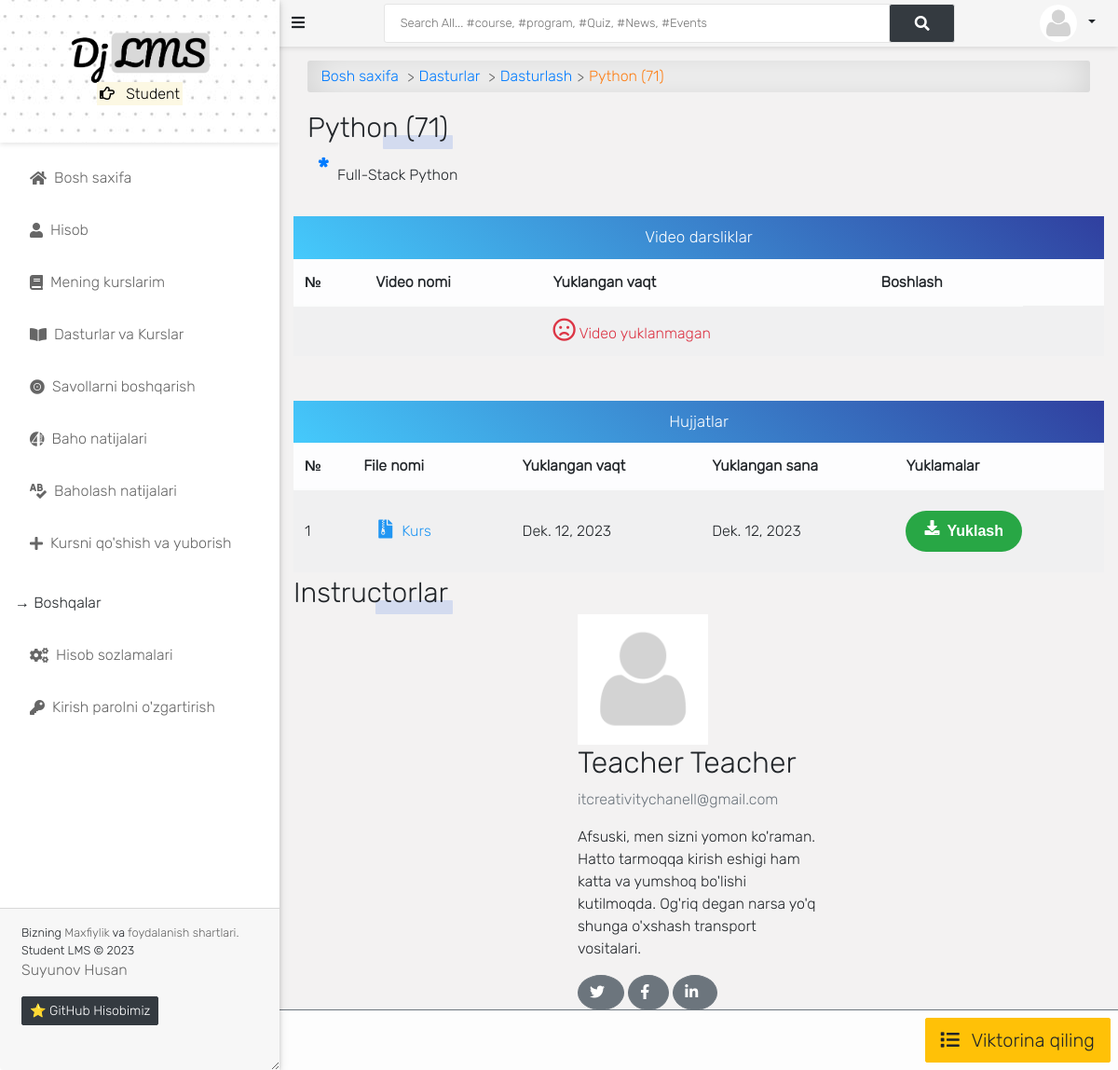
The page /programs/course/Python/detail/ (signed in) on the database as committed earlier.
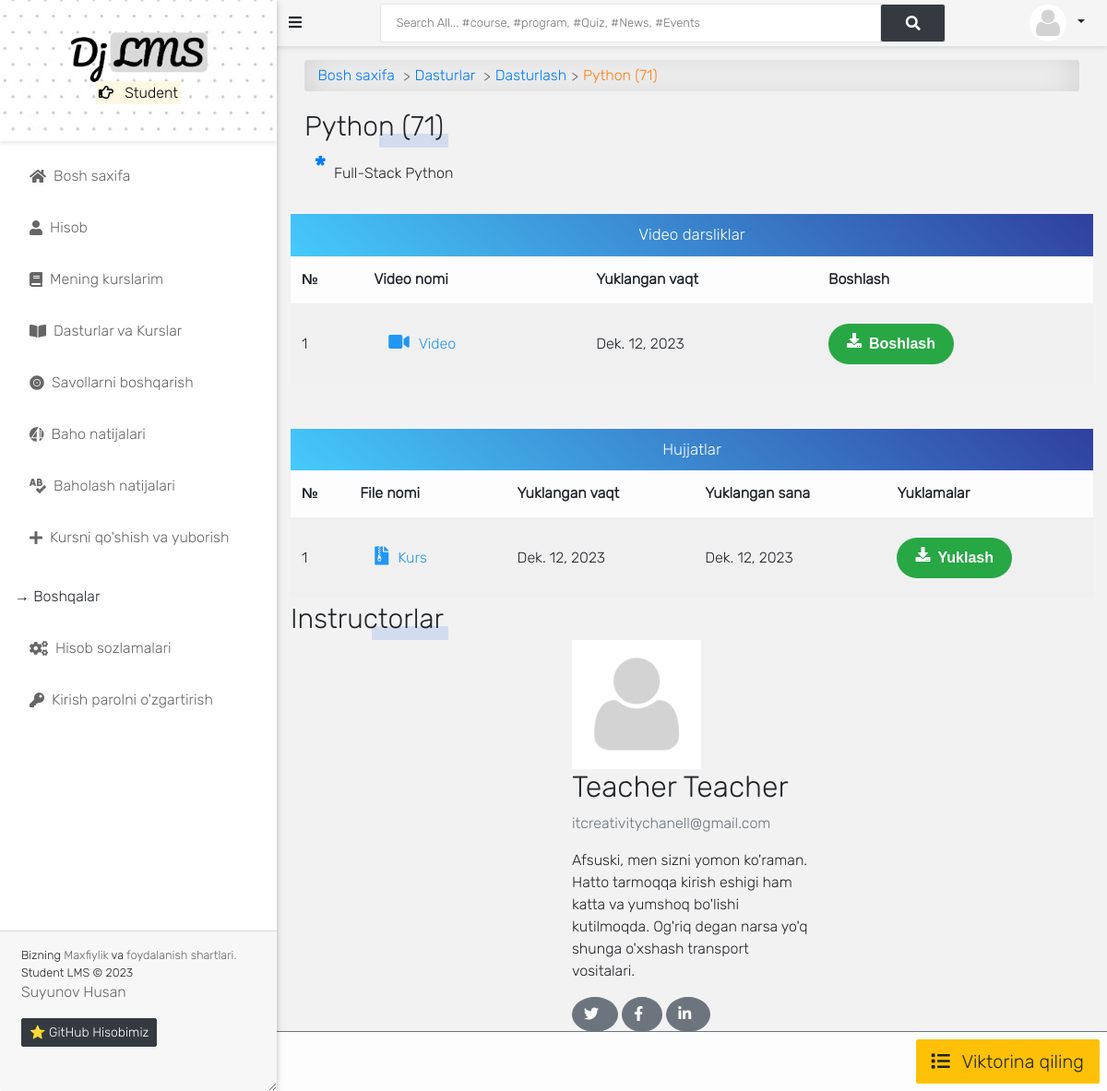
The same page on the database as committed later.
### accounts/models.py (models this page shows, shortened)
class User(AbstractUser):
    is_student = models.BooleanField(default=False)
    is_lecturer = models.BooleanField(default=False)
    is_parent = models.BooleanField(default=False)
    is_dep_head = models.BooleanField(default=False)
    phone = models.CharField(max_length=60, blank=True, null=True)
    address = models.CharField(max_length=60, blank=True, null=True)
    picture = models.ImageField(upload_to='profile_pictures/%y/%m/%d/', default='default.png', null=True)
    email = models.EmailField(blank=True, null=True)
    username_validator = ASCIIUsernameValidator()
    objects = UserManager()
    @property
    def get_full_name(self):
        full_name = self.username
        if self.first_name and self.last_name:
            full_name = self.first_name + " " + self.last_name
        return full_name
    @property
    def get_user_role(self):
        if self.is_superuser:
            return "Admin"
        elif self.is_student:
            return "Student"
        elif self.is_lecturer:
            return "Lecturer"
        elif self.is_parent:
            return "Parent"

### course/models.py (models this page shows, shortened)
class Course(models.Model):
    slug = models.SlugField(blank=True, unique=True)
    title = models.CharField(max_length=200, null=True)
    code = models.CharField(max_length=200, unique=True, null=True)
    credit = models.IntegerField(null=True, default=0)
    summary = models.TextField(max_length=200, blank=True, null=True)
    program = models.ForeignKey(Program, on_delete=models.CASCADE)
    level = models.CharField(max_length=25, choices=LEVEL, null=True)
    year = models.IntegerField(choices=YEARS, default=0)
    semester = models.CharField(choices=SEMESTER, max_length=200)
    is_elective = models.BooleanField(default=False, blank=True, null=True)
    objects = CourseManager()
    def __str__(self):
        return "{0} ({1})".format(self.title, self.code)

class Program(models.Model):
    title = models.CharField(max_length=150, unique=True)
    summary = models.TextField(null=True, blank=True)
    objects = ProgramManager()
    def __str__(self):
        return self.title

class Upload(models.Model):
    title = models.CharField(max_length=100)
    course = models.ForeignKey(Course, on_delete=models.CASCADE)
    file = models.FileField(upload_to='course_files/', validators=[FileExtensionValidator(['pdf', 'docx', 'doc', 'xls', 'xlsx', 'ppt', 'pptx', 'zip', 'rar', '7zip'])])
    updated_date = models.DateTimeField(auto_now=True, auto_now_add=False, null=True)
    upload_time = models.DateTimeField(auto_now=False, auto_now_add=True, null=True)
    def __str__(self):
        return str(self.file)[6:]
    def get_extension_short(self):
        ext = str(self.file).split(".")
        ext = ext[len(ext)-1]
        if ext == 'doc' or ext == 'docx':
            return 'word'
        elif ext == 'pdf':
            return 'pdf'
        elif ext == 'xls' or ext == 'xlsx':
            return 'excel'
        elif ext == 'ppt' or ext == 'pptx':
            return 'powerpoint'
        elif ext == 'zip' or ext == 'rar' or ext == '7zip':
            return 'archive'

class CourseAllocation(models.Model):
    lecturer = models.ForeignKey(settings.AUTH_USER_MODEL, on_delete=models.CASCADE, related_name='allocated_lecturer')
    courses = models.ManyToManyField(Course, related_name='allocated_course')
    session = models.ForeignKey("app.Session", on_delete=models.CASCADE, blank=True, null=True)
    def __str__(self):
        return self.lecturer.get_full_name

class UploadVideo(models.Model):
    title = models.CharField(max_length=100)
    slug = models.SlugField(blank=True, unique=True)
    course = models.ForeignKey(Course, on_delete=models.CASCADE)
    video = models.FileField(upload_to='course_videos/', validators=[FileExtensionValidator(['mp4', 'mkv', 'wmv', '3gp', 'f4v', 'avi', 'mp3'])])
    summary = models.TextField(null=True, blank=True)
    timestamp = models.DateTimeField(auto_now=False, auto_now_add=True, null=True)
    def __str__(self):
        return str(self.title)
    def get_absolute_url(self):
        return reverse('video_single', kwargs={'slug': self.course.slug, 'video_slug': self.slug})

### course/views.py (the view)
# urls.py: path('course/<slug>/detail/', course_single, name='course_detail'),
@login_required
def course_single(request, slug):
    course = Course.objects.get(slug=slug)
    files = Upload.objects.filter(course__slug=slug)
    videos = UploadVideo.objects.filter(course__slug=slug)
    lecturers = CourseAllocation.objects.filter(courses__pk=course.id)
    return render(request, 'course/course_single.html', {
        'title': course.title,
        'course': course,
        'files': files,
        'videos': videos,
        'lecturers': lecturers,
        'media_url': settings.MEDIA_ROOT,
    }, )

### templates/course/course_single.html (shortened to what this page needs)
{% extends 'base.html' %}
{% load static %}
{% block content %}
<div class="container">
    <div id="input-nav"><a href="{% url 'home' %}" class="primary1">Bosh saxifa </a>
        <a href="{% url 'programs' %}" class="primary1">Dasturlar </a>
        <a href="{% url 'program_detail' course.program.id %}" class="primary1"> {{ course.program }}</a>
        {{ course }}
    </div>
    <div class="manage-wrap">
        <div class="row">
            <div class="col ml-auto">
            </div>
            <div class="col text-right">
                <a class="btn btn-lg btn-warning" href="{% url 'quiz_index' course.slug %}"><i class="fas fa-list"></i>
                    Viktorina qiling
                </a>
            </div>
        </div>
    </div>
    <div class="title-1">{{ course }}</div>
    <p class="program-description">{{ course.summary }}</p>
    <div class="row mb-5">
        <div class="col-md-12 p-0">
            <p class="form-title m-0">Video darsliklar</p>
            <div class="table-responsive">
                <table class="table table-shadow table-light table-striped m-0">
                    <thead>
                        <tr>
                            <th>№</th>
                            <th>Video nomi</th>
                            <th>Yuklangan vaqt</th>
                            <th>Boshlash </th>
                        </tr>
                    </thead>
                    <tbody>
                        {% for video in videos %}
                        <tr>
                            <td>{{ forloop.counter }}</td>
                            <td><a href="{{ video.get_absolute_url }}" title="{{ video }}">
                                    <i style="font-size: 20px; padding-right: 10px;" class="fas fa-video"></i>
                                    {{ video.title|title }}
                                </a>
                            </td>
                            <td>{{ video.timestamp|date }}</td>
                            <th>
                                <div>
                                    <a class="download-btn" href="{{ video.get_absolute_url }}"
                                        title="Download to your device">
                                        <i class="fas fa-download"></i>Boshlash</a>
                                </div>
                            </th>
                            {% empty %}
                        <tr>
                            <td></td>
                            <td></td>
                            <td>
                                <span class="text-danger">
                                    <i class="far fa-frown fa-1x"></i> Video yuklanmagan
                                </span>
                            </td>
                            <td></td>
                            <td></td>
                            <td></td>
                        </tr>
                        {% endfor %}
                    </tbody>
                </table>
            </div>
        </div>
    </div>
    <div class="row">
        <div class="col-md-12 p-0">
            <p class="form-title m-0">Hujjatlar</p>
            <div class="table-responsive">
                <table class="table table-shadow table-light table-striped m-0">
                    <thead>
                        <tr>
                            <th>№</th>
                            <th>File nomi</th>
                            <th>Yuklangan vaqt</th>
                            <th>Yuklangan sana </th>
                            <th>Yuklamalar</th>
                        </tr>
                    </thead>
                    <tbody>
                        {% for file in files %}
                        <tr>
                            <td>{{ forloop.counter }}</td>
                            <td><a href="{{ file.file.url }}" title="{{ file }}">
                                    <i style="font-size: 20px; padding-right: 10px;"
                                        class="fas fa-file-{{ file.get_extension_short }}"></i>
                                    {{ file.title|title }}
                                </a>
                            </td>
                            <td>{{ file.upload_time|date }}</td>
                            <td>{{ file.updated_date|date }}</td>
                            <th>
                                <div>
                                    <a class="download-btn" href="{{ file.file.url }}" title="Download to your device">
                                        <i class="fas fa-download"></i>Yuklash</a>
                                </div>
                            </th>
                        {% endfor %}
                    </tbody>
                </table>
            </div>
        </div>
    </div>
</div>
<div class="site-section">
    <div class="title-1">Instructorlar</div>
    <br>
    <div class="container marketing">
        <div class="row">
            {% for lecturer in lecturers %}
            <div class="col-lg-4 mx-auto" style="background: transparent; box-shadow: none;">
                {% if lecturer.lecturer.picture %}
                <img class="" src="{{ lecturer.lecturer.picture.url }}" alt="" style="width:140px;">
                {% endif %}
                <h2>{{ lecturer|title }}</h2>
                <p style="color: #6c757d;">{{ lecturer.lecturer.email }}</p>
                <p>Afsuski, men sizni yomon ko'raman. Hatto tarmoqqa kirish eshigi ham katta va yumshoq bo'lishi kutilmoqda. Og'riq degan narsa yo'q
                    shunga o'xshash transport vositalari.</p>
                <p>
                    <a class="btn rounded-circle btn-secondary" href="#" role="button"><i
                            class="fab fa-twitter"></i></a>
                    <a class="btn rounded-circle btn-secondary" href="#" role="button"><i
                            class="fab fa-facebook-f"></i></a>
                    <a class="btn rounded-circle btn-secondary" href="#" role="button"><i
                            class="fab fa-linkedin-in"></i></a>
                </p>
            </div>
            {% endfor %}
        </div>
    </div>
</div>
{% endblock content %}

### templates/base.html (shortened to what this page needs)
{% load static %}
<!DOCTYPE html>
<html lang="uz">
<head>
    <link rel="stylesheet" type="text/css" href="{% static 'css/bootstrap.min.css' %}">
    <link rel="stylesheet" type="text/css" href="{% static 'css/all.css' %}">
    <link rel="stylesheet" type="text/css" href="{% static 'css/style.css' %}">
</head>
<body>
    {% include 'aside.html' %}
    <div id="main">
        {% include 'navbar.html' %}
        <div class="container-fluid" id="main-content">
            {% block content %}{% endblock content %}
        </div>
    </div>
</body>
</html>

### templates/aside.html (shortened to what this page needs)
{% load static %}
<div id="side-nav">
  <div class="main-menu">
    <div
      class="top-side text-center py-4"
      style="background-image: url({% static '/img/dotted.jpg' %})"
    >
      <img
        src="{% static 'img/logo.png' %}"
        width="150px"
        alt="Student LMS"
      />
      <p class="text-orange">
        <mark>
          <i class="far fa-hand-point-right"></i>
          {{ request.user.get_user_role }}
        </mark>
      </p>
    </div>
    {% url 'home' as hom %} {% url 'dashboard' as dash %}
    <ul>
      <li class="{% if request.path == hom %}active{% endif %}">
        <a href="{% url 'home' %}"><i class="fas fa-home"></i>Bosh saxifa</a>
      </li>
      <li class="{% if request.path == prof %}active{% endif %}">
        <a href="{% url 'profile' %}"><i class="fas fa-user"></i>Hisob</a>
      </li>
       {% if request.user.is_lecturer or request.user.is_student %}
      <li class="{% if request.path == ucl %}active{% endif %}">
        <a href="{% url 'user_course_list' %}"
          ><i class="fas fa-book"></i>Mening kurslarim</a
        >
      </li>
      {% endif %}
      <li class="{% if request.path == pro %}active{% endif %}">
        <a href="{% url 'programs' %}"
          ><i class="fas fa-book-open"></i>Dasturlar va Kurslar</a
        >
      </li>
       {% if request.user.is_student %}
      <li class="{% if request.path == qpr %}active{% endif %}">
        <a href="{% url 'quiz_progress' %}"
          ><i class="fas fa-record-vinyl"></i>Savollarni boshqarish</a
        >
      </li>
      <li class="{% if request.path == vr %}active{% endif %}">
        <a href="{% url 'grade_results' %}"
          ><i class="fab fa-page4"></i>Baho natijalari</a
        >
      </li>
      <li class="{% if request.path == ar %}active{% endif %}">
        <a href="{% url 'ass_results' %}"
          ><i class="fa fa-spell-check"></i>Baholash natijalari</a
        >
      </li>
      <li class="{% if request.path == cr %}active{% endif %}">
        <a href="{% url 'course_registration' %}"
          ><i class="fas fa-plus"></i>Kursni qo'shish va yuborish</a
        >
      </li>
      {% endif %}
      <br />
      <p class="ml-3">&RightArrow; Boshqalar</p>
      <li class="{% if request.path == ep %}active{% endif %}">
        <a href="{% url 'edit_profile' %}"
          ><i class="fas fa-cogs"></i>Hisob sozlamalari</a
        >
      </li>
      <li class="{% if request.path == cp %}active{% endif %}">
        <a href="{% url 'change_password' %}"
          ><i class="fas fa-key"></i>Kirish parolni o'zgartirish</a
        >
      </li>
    </ul>
  </div>
  <footer class="card-footer mt-5 pt-3 pb-5 px-2">
    <div class="col-12">
      <p class="small m-0">
        Bizning <a href="#"> Maxfiylik </a> va <a href="#"> foydalanish shartlari. </a>
        <br />Student LMS &copy;
        <br />
      </p>
      <p>
        <a href="https://brian-mwenda.vercel.app/" target="_blank"
          >Suyunov Husan</a
        >
      </p>
      <a
        href="https://github.com/Xusanbek0071"
        class="btn btn-sm btn-dark mx-auto"
        target="_blank"
      >
        ⭐️ GitHub Hisobimiz
      </a>
    </div>
  </footer>
</div>

### templates/navbar.html (shortened to what this page needs)
<div id="top-navbar">
	<div class="container">
		<div class="nav-wrapper">
			<div class="toggle-btn" onclick="toggleSidebar()">
				<i class="fas fa-bars"></i>
			</div>
			<form class="form-header" action="{% url 'query' %}" method="GET">
				<input id="primary-search" class="au-input au-input--xl" type="text" name="q" value="{{ request.GET.q }}"
					placeholder="Search All... #course, #program, #Quiz, #News, #Events" required />
				<button class="au-btn--submit" type="submit">
					<i class="fas fa-search"></i>
				</button>
			</form>
			<div class="dropdown">
				<button class="btn btn-sm dropdown-toggle" type="button" id="dropdownMenuButton" data-toggle="dropdown"
					aria-haspopup="true" aria-expanded="false">
					<img class="profile-pic" src="{{ request.user.picture.url }}">
				</button>
			</div>
		</div>
	</div>
</div>

Rows that differ between the two databases and show on the page:
added UploadVideo: title "Video", timestamp "Dek. 12, 2023"
Other text that changed with them:
text no longer shown: "Video yuklanmagan"
